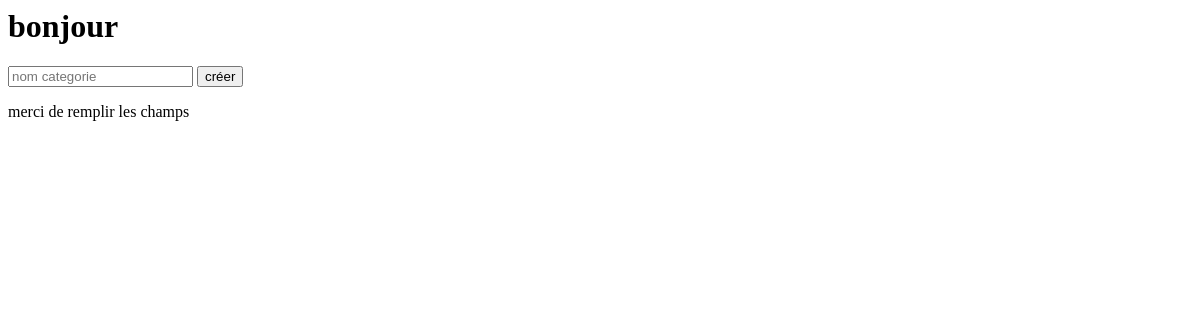
Page /ctrl/ctrl_admin.php on the earlier database version.
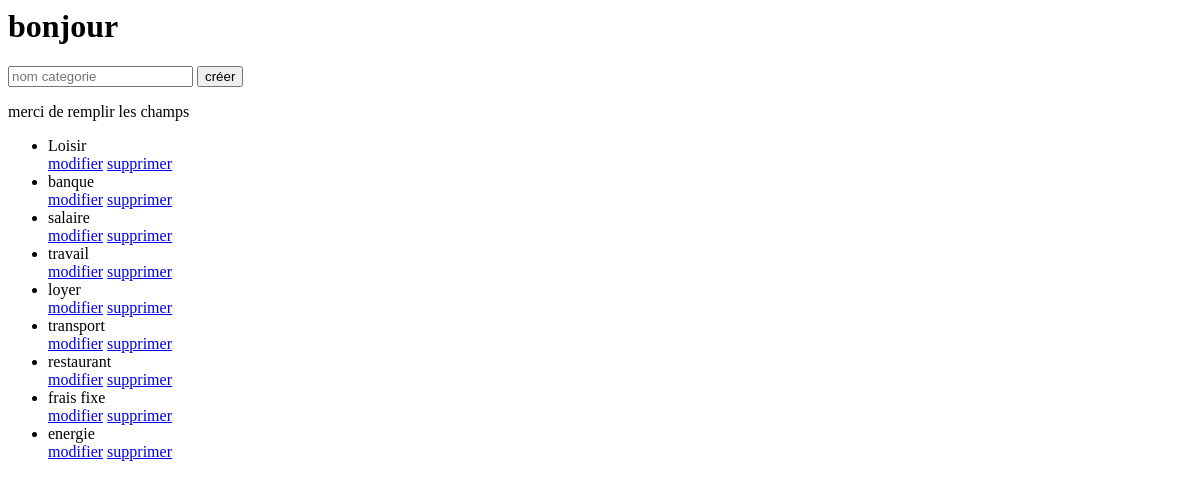
Same page on the later database version.
### tables this page shows
create table categorie_global(
id_categorie_global int auto_increment primary key not null,
nom_categorie_global varchar(50)
);

### model/model_cat_global.php (called while the page is built, shortened)
<?php
class CategorieGlobal{
    public function showAllCategorieGlobal($bdd):array{
        try {
            $req = $bdd->prepare('SELECT * FROM categorie_global');
            $req->execute();
            $data = $req->fetchAll(PDO::FETCH_OBJ);
            return $data;
        } catch (Exception $e) {
            die ('Erreur :' .$e->getMessage());
        }
    }
}
?>

### ctrl/ctrl_admin.php (the view, shortened to what this page needs)
<?php
include './utils/connectBdd.php';
include './model/model_cat_global.php';
echo '<h1>bonjour '.$_SESSION['pseudo'].'</h1>';
include './view/view_admin.php';
$cat = new CategorieGlobal();
$tab = $cat->showAllCategorieGlobal($bdd);
echo '<ul>';
foreach($tab as $value){
    echo '<li>
    <label for='.$value->nom_categorie_global.'>'.$value->nom_categorie_global.'</label></br>
    <a href="updateprevisionGlobal?id='.$value->id_categorie_global.'">modifier</a>
    <a href="deleteprevisionGlobal?id='.$value->id_categorie_global.'">supprimer</a>
    </li>';
}
echo '</ul>';
?>

### view/view_admin.php (shortened to what this page needs)
</head>
<body>
<div>
        <form action="" method="post">
            <input type="text" name="nom_categorie_global" placeholder="nom categorie">
            <input type="submit" value="créer">
        </form>
    </div>
</body>
</html>

Differences in the rows shown:
added categorie_global: nom_categorie_global "Loisir"
added categorie_global: nom_categorie_global "banque"
added categorie_global: nom_categorie_global "salaire"
added categorie_global: nom_categorie_global "travail"
added categorie_global: nom_categorie_global "loyer"
added categorie_global: nom_categorie_global "transport"
added categorie_global: nom_categorie_global "restaurant"
added categorie_global: nom_categorie_global "frais fixe"
added categorie_global: nom_categorie_global "energie"
